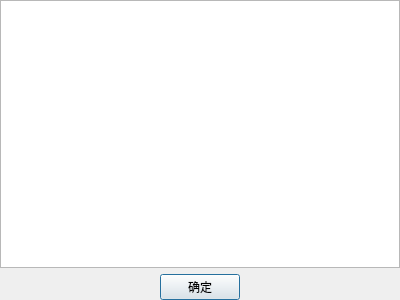
<?xml version="1.0" encoding="UTF-8"?>
<ui version="4.0">
 <class>DaysDlg</class>
 <widget class="QDialog" name="DaysDlg">
  <property name="geometry">
   <rect>
    <x>0</x>
    <y>0</y>
    <width>400</width>
    <height>300</height>
   </rect>
  </property>
  <property name="windowTitle">
   <string>Dialog</string>
  </property>
  <layout class="QGridLayout" name="gridLayout">
   <property name="leftMargin">
    <number>0</number>
   </property>
   <property name="topMargin">
    <number>0</number>
   </property>
   <property name="rightMargin">
    <number>0</number>
   </property>
   <property name="bottomMargin">
    <number>0</number>
   </property>
   <item row="0" column="0" colspan="3">
    <widget class="QTableWidget" name="tableWidget_Days"/>
   </item>
   <item row="1" column="0">
    <spacer name="horizontalSpacer">
     <property name="orientation">
      <enum>Qt::Horizontal</enum>
     </property>
     <property name="sizeHint" stdset="0">
      <size>
       <width>40</width>
       <height>20</height>
      </size>
     </property>
    </spacer>
   </item>
   <item row="1" column="1">
    <widget class="QPushButton" name="pushButton_Ok">
     <property name="text">
      <string>确定</string>
     </property>
    </widget>
   </item>
   <item row="1" column="2">
    <spacer name="horizontalSpacer_2">
     <property name="orientation">
      <enum>Qt::Horizontal</enum>
     </property>
     <property name="sizeHint" stdset="0">
      <size>
       <width>40</width>
       <height>20</height>
      </size>
     </property>
    </spacer>
   </item>
  </layout>
 </widget>
 <resources/>
 <connections/>
</ui>
